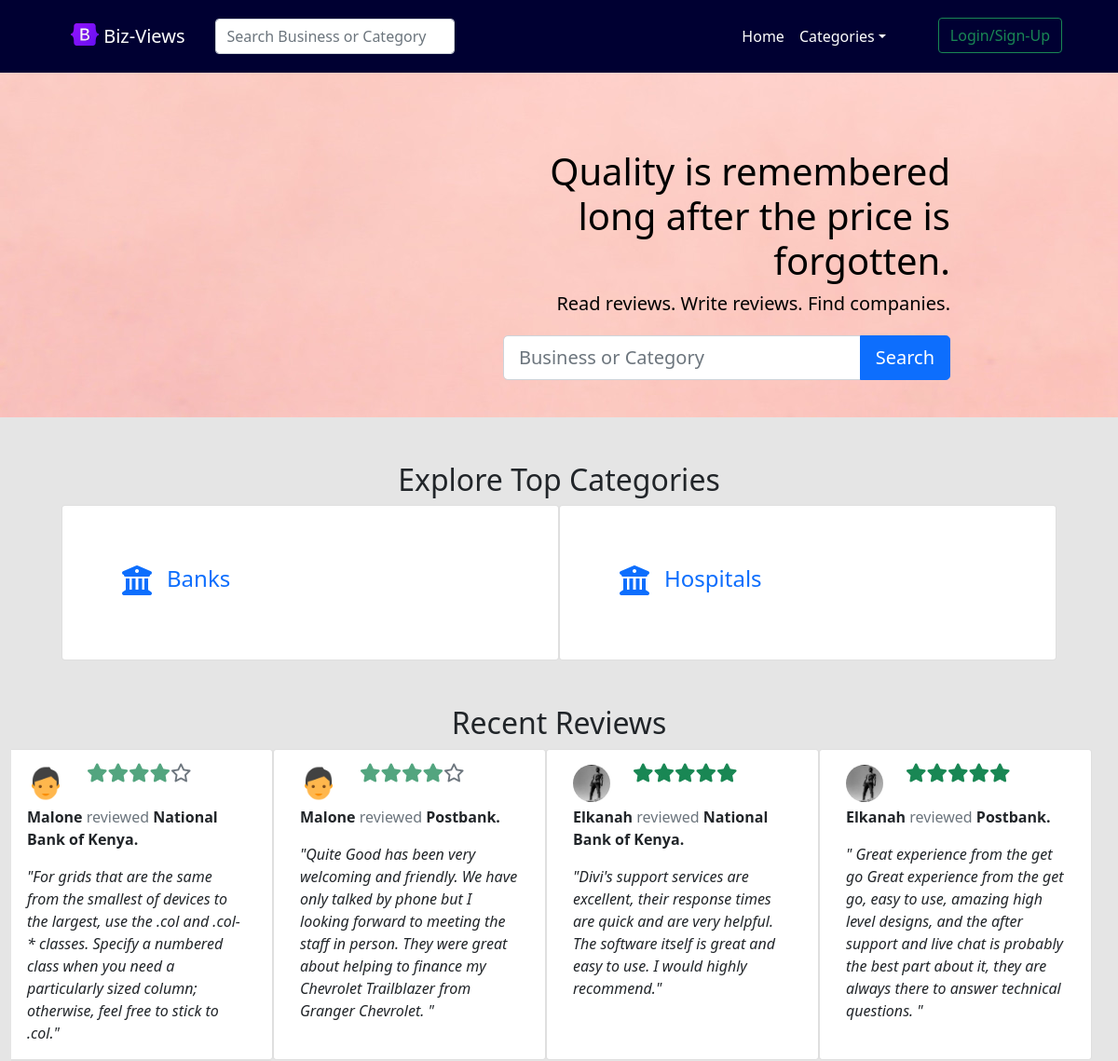
Before: / (upper part) with the older database file.
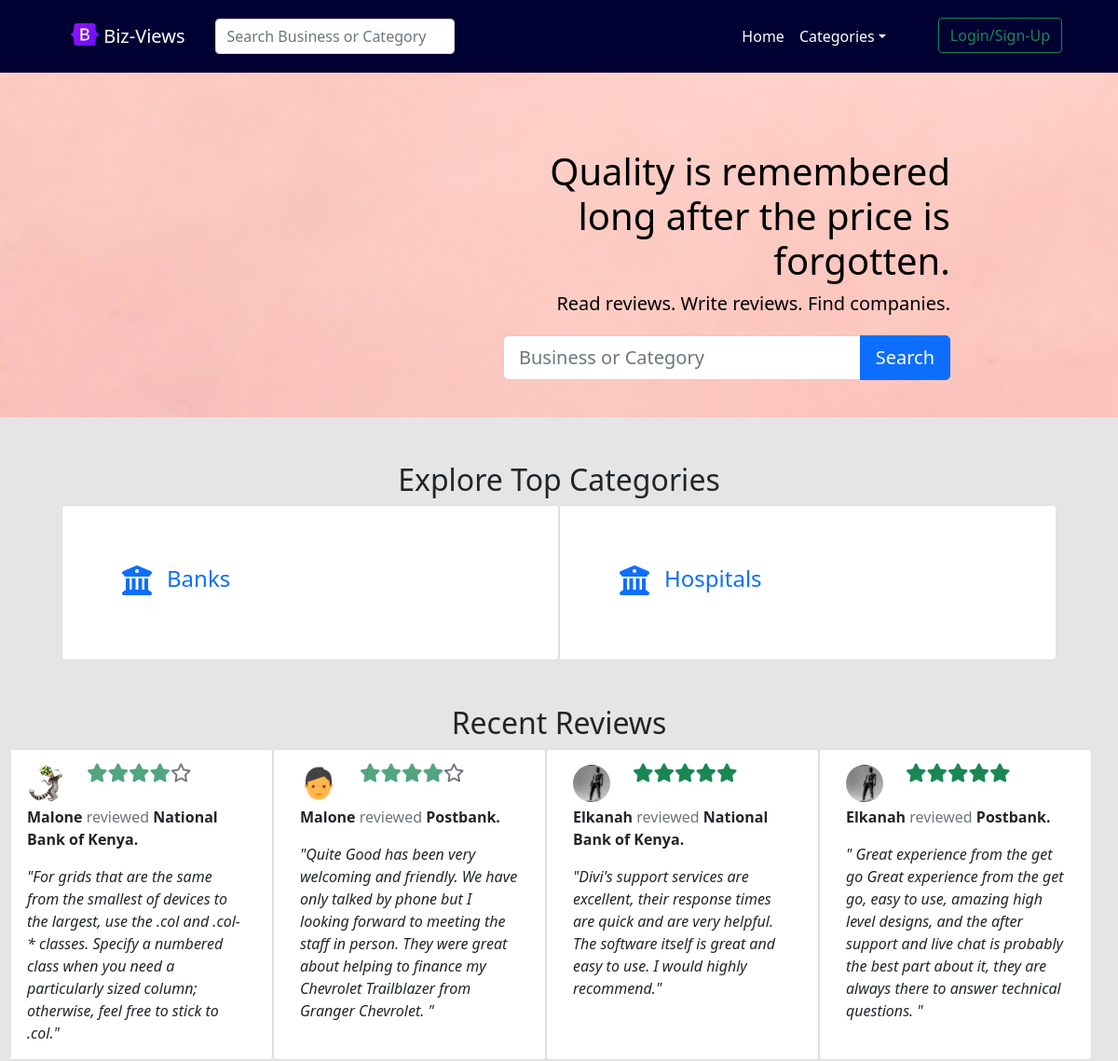
After: the same page with the newer database file.
### business/models.py (models this page shows, shortened)
class Review(models.Model):
	business = models.ForeignKey(Business, on_delete=models.CASCADE)
	user = models.ForeignKey(User, on_delete=models.CASCADE)
	rating = models.IntegerField('Rating', default=0)
	title = models.CharField('Title', max_length=50, blank=True, null=True)
	review = models.CharField('Review', max_length=1200, blank=True, null=True)
	date_created = models.DateTimeField('Date Created', auto_now_add=True)
	def user_profile(self):
		return UserProfile.objects.get(user=self.user.id)

class UserProfile(models.Model):
	user = models.OneToOneField(User, on_delete=models.CASCADE)
	image = models.ImageField('Profile Image', upload_to='Image/Settings/ProfileImages',
		max_length=500, default='Image/Settings/ProfileImages/dummy.png', storage=gd_storage)
	language = models.CharField('Langauge', default='English', max_length=50)

class Business(models.Model):
	name = models.CharField('Business Name', max_length=50, unique=True)
	image = models.ImageField('Image', upload_to='Image/Business/Profile/', max_length=500,
		default='dummy.png', storage=gd_storage)
	category = models.ForeignKey(Category, on_delete=models.CASCADE)
	description = models.CharField('Description', max_length=1200, blank=True)
	website = models.CharField('Website', max_length=150, blank=True, null=True)
	email = models.CharField('Email', max_length=50, blank=True, null=True)
	phone_number = models.CharField('Phone Number', max_length=50, blank=True, null=True)
	country = models.CharField('Country', max_length=50)
	county = models.CharField('County', max_length=50)
	town = models.CharField('Town', max_length=50)
	status = models.CharField('Status', max_length=50, default="unverified")
	date_created = models.DateTimeField('Date Created', auto_now_add=True)

### reviews/views.py (the view)
# urls.py: path('', views.index, name='index'),
def index(request):
	categories = Category.objects.all()
	profile = get_profile(request.user)
	all_reviews = Review.objects.all()
	reverse_reviews = all_reviews.order_by('date_created').reverse().distinct()
	reviews1 = None
	reviews2 = None
	reviews3 = None
	if reverse_reviews.count() >= 15:
		reviews1 = reverse_reviews[0:5]
		reviews2 = reverse_reviews[5:10]
		reviews3 = reverse_reviews[10:15]
	elif reverse_reviews.count() >= 10:
		reviews1 = reverse_reviews[0:5]
		reviews2 = reverse_reviews[5:10]
	elif reverse_reviews.count() >= 5:
		reviews1 = reverse_reviews[0:5]
	else:
		reviews1 = reverse_reviews
	reviews = [reviews1, reviews2, reviews3]
	return render(request, 'reviews/index.html', {'categories': categories, 'reviews': reviews,
		'profile': profile})

### reviews/views.py (called while the page is built)
def get_profile(user):
	if user.is_authenticated:
		profile = UserProfile.objects.filter(user=user.id)
		if profile.count()>=1:
			return profile[0]
		else:
			return None
	else:
		return None

### business/templates/reviews/index.html (shortened to what the changed rows need)
{% extends "reviews/base.html" %}
{% load static %}
{% block content %}
    <main class="main-index">
        <div id="carouselExampleSlidesOnly" class="carousel carousel-dark" data-bs-ride="carousel">
            <div class="carousel-inner">
                <div class="carousel-item active">
                    <div class="container">
                        <div class="carousel-caption row justify-content-end text-end">
                            <div class="col-lg-7 col-md-9 col-sm-12">
                                <h1>Quality is remembered long after the price is forgotten.</h1>
                            </div>
                        </div>
                    </div>
                </div>
          </div>
        </div>
        <div class="container px-4 py-5 text-center" id="icon-grid">
            <h2>Explore Top Categories</h2>
        </div>
        <div class="container-fluid text-center">
            <h2>Recent Reviews</h2>
            <div id="carouselReviews" class="carousel slide" data-bs-ride="carousel">
                <div class="carousel-inner">
                {% for review_data in reviews %}
                    {% if review_data != None %}
                    <div class="{% cycle 'carousel-item active' 'carousel-item' 'carousel-item' %}">
                        <div class="row me-3">
                        {% for review in review_data %}
                            <div href="#" class="card col-sm-6 col-md-4 col-lg-3 text-start">
                                <div class="card-body">
                                    <div class="d-flex">
                                        <img src="{{review.user_profile.image.url}}" class="rounded-circle float-start" width="40px" height="40px" alt="e">
                                    {% if review.rating == 5 %}
                                        <div class="d-flex ms-4 pt-2">
                                            <i class="fas fa-star fa-lg text-success"></i>
                                            <i class="fas fa-star fa-lg text-success"></i>
                                            <i class="fas fa-star fa-lg text-success"></i>
                                            <i class="fas fa-star fa-lg text-success"></i>
                                            <i class="fas fa-star fa-lg text-success"></i>
                                        </div>
                                    {% elif review.rating == 4 %}
                                        <div class="d-flex ms-4 pt-2">
                                            <i class="fas fa-star fa-lg text-success text-opacity-75"></i>
                                            <i class="fas fa-star fa-lg text-success text-opacity-75"></i>
                                            <i class="fas fa-star fa-lg text-success text-opacity-75"></i>
                                            <i class="fas fa-star fa-lg text-success text-opacity-75"></i>
                                            <i class="far fa-star fa-lg text-secondary"></i>
                                        </div>
                                    {% endif %}
                                    </div>
                                    <div class="row pt-2">
                                        <p class="card-subtitle mb-2">
                                            <a href="{% url 'profile-reviews' review.user.first_name|slugify review.user_profile.id %}" class="text-decoration-none text-reset">
                                                <strong>{{review.user.first_name}} </strong>
                                            </a>
                                            <span class="text-muted">reviewed</span>
                                            <a href="{% url 'business-reviews' review.business.name|slugify review.business.id %}" class="text-decoration-none text-reset">
                                                <strong>{{review.business.name}}.</strong>
                                            </a>
                                        </p>
                                    </div>
                                    <div class="row pt-2">
                                        <p class="card-text"><em>"{{review.review}}"</em></p>
                                    </div>
                                </div>
                            </div>
                        {% endfor %}
                        </div>
                    </div>
                    {% endif %}
                {% endfor %}
                </div>
            </div>
        </div>
    </main>
{% endblock %}

Changed rows visible on the page:
changed through a linked row, Review (number 1 of 4 on the later page): user_profile.image: picture added in place of a placeholder
